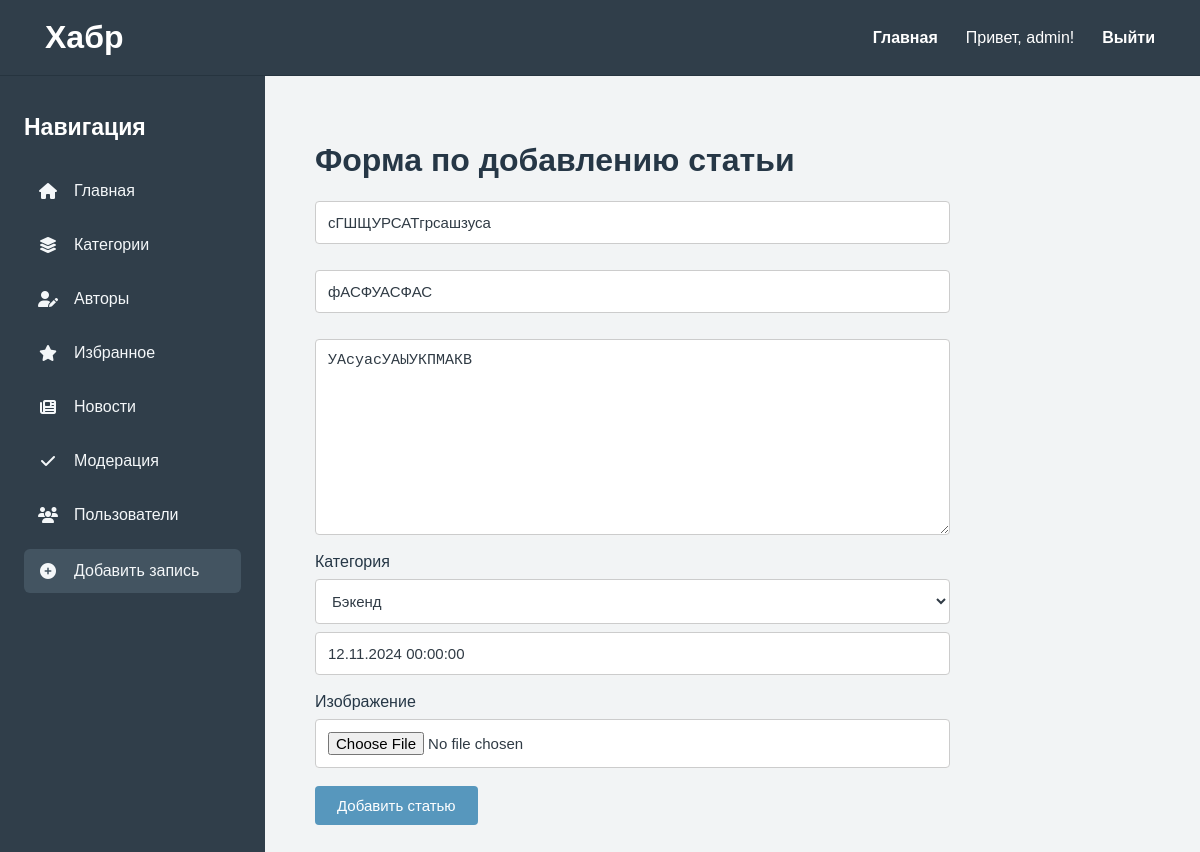
The page /news/17/update/ (signed in) on the database its author committed.
### news/models.py (models this page shows, shortened)
class News(models.Model):
    title = models.CharField("Название", max_length=100)
    anons = models.CharField("Название", max_length=250)
    full_text = models.TextField("Статья")
    data = models.DateTimeField("Дата публикации")
    category = models.ForeignKey(
        Category,
        on_delete=models.CASCADE,
        related_name="news",
        verbose_name="Категория",
    )
    author = models.ForeignKey(
        User, on_delete=models.CASCADE, related_name="news", null=True, blank=True
    )
    image = CloudinaryField("Изображение", blank=True, null=True)
    status = models.CharField(
        'Статус',
        max_length=20,
        choices=[
            ('pending', 'На проверке'),
            ('approved', 'Одобрено'),
            ('rejected', 'Отклонено'),
        ],
        default='pending'
    )
    class Meta:
        verbose_name = "Новость"
        verbose_name_plural = "Новости"

### news/views.py (the view)
# urls.py: path("<int:pk>/update/", views.NewsUpdateView.as_view(), name="news-update"),
class NewsUpdateView(UpdateView):
    model = News
    template_name = "news/create.html"
    form_class = NewsForm
    def dispatch(self, request, *args, **kwargs):
        if not request.user.is_authenticated:
            raise PermissionDenied
        self.object = self.get_object()
        is_admin = (
            request.user.is_superuser
            or request.user.groups.filter(name="Admin").exists()
        )
        is_author = self.object.author == request.user
        if not (is_admin or is_author):
            raise PermissionDenied
        return super().dispatch(request, *args, **kwargs)

### news/forms.py
class NewsForm(ModelForm):
    class Meta:
        model = News
        fields = ["title", "anons", "full_text", "category", "data", "image"]
        widgets = {
            "title": TextInput(
                attrs={"class": "form-control", "placeholder": "Название статьи"}
            ),
            "anons": TextInput(
                attrs={"class": "form-control", "placeholder": "Анонс статьи"}
            ),
            "data": DateTimeInput(
                attrs={"class": "form-control", "placeholder": "Дата публикации"}
            ),
            "full_text": Textarea(
                attrs={"class": "form-control", "placeholder": "Текст статьи"}
            ),
            "image": FileInput(attrs={"class": "form-control"}),
        }
    def __init__(self, *args, **kwargs):
        super().__init__(*args, **kwargs)
        self.fields["category"].empty_label = "Выберите категорию"

### news/models.py (called while the page is built)
    def __str__(self):
        return self.name

### news/templates/news/create.html (shortened to what this page needs)
{% extends 'main/../../../main/templates/layout.html' %}
{% block content %}
<div class="features">
    <h1>Форма по добавлению статьи</h1>
    <form method="post" enctype="multipart/form-data">
        {{ form.title }}<br>
        {{ form.anons }}<br>
        {{ form.full_text }}<br>
        <div class="form-group">
            <label for="{{ form.category.id_for_label }}">Категория</label>
            {{ form.category }}
        </div>
        {{ form.data }}<br>
        <div class="form-group">
            <label for="{{ form.image.id_for_label }}">Изображение</label>
            {{ form.image }}
                <br>
    <button class="btn btn-success" type="submit">
        Добавить статью
    </button>
        </form>
</div>
{% endblock %}

### main/templates/layout.html (shortened to what this page needs)
{% load static %}
<!DOCTYPE html>
<html lang="ru">
<head>
    <link rel="stylesheet" href="{% static 'main/css/main.css' %}?v=3">
    <link rel="stylesheet"
          href="https://cdnjs.cloudflare.com/ajax/libs/font-awesome/6.5.2/css/all.min.css">
</head>
<body>
<header>
    <a href="{% url 'index' %}" class="logo">Хабр</a>
    <div class="nav-links">
        <a href="{% url 'index' %}">Главная</a>
        {% if user.is_authenticated %}
            <span>Привет, {{ user.username }}!</span>
            <a href="{% url 'logout' %}">Выйти</a>
        {% else %}
            <a href="{% url 'login' %}">Войти</a>
            <a href="{% url 'register' %}">Регистрация</a>
        {% endif %}
    </div>
</header>
<div class="page">
    <aside>
        <h3>Навигация</h3>
        <ul>
            <li>
                <a href="{% url 'index' %}">
                    <i class="fa-solid fa-house"></i>
                    Главная
                </a>
            </li>
            <li>
                <a href="{% url 'categories' %}">
                    <i class="fa-solid fa-layer-group"></i>
                    Категории
                </a>
            </li>
            <li>
                <a href="{% url 'authors' %}">
                    <i class="fa-solid fa-user-pen"></i>
                    Авторы
                </a>
            </li>
            <li>
                <a href="{% url 'favorites' %}">
                    <i class="fa-solid fa-star"></i>
                    Избранное
                </a>
            </li>
            <li>
                <a href="{% url 'news' %}">
                    <i class="fa-solid fa-newspaper"></i>
                    Новости
                </a>
            </li>
            {% if user.is_superuser %}
                <li>
                    <a href="{% url 'moderation' %}">
                        <i class="fa-solid fa-check"></i>
                        Модерация
                    </a>
                </li>
            {% endif %}
            {% if user.is_superuser %}
                <li>
                    <a href="{% url 'users-management' %}">
                        <i class="fa-solid fa-users"></i>
                        Пользователи
                    </a>
                </li>
            {% endif %}
            <li>
                <a href="{% url 'create' %}" class="add-post-btn">
                    <i class="fas fa-plus-circle"></i>
                    Добавить запись
                </a>
            </li>
        </ul>
    </aside>
    <main class="main-content">
        {% block content %}
        {% endblock %}
    </main>
</div>
</body>
</html>

### main/static/main/css/main.css (style rules this page uses)
* { box-sizing: border-box; }
body { margin: 0; font-family: Arial, Helvetica, sans-serif; background: #f2f4f5; color: #263746; }
header { height: 76px; display: flex; align-items: center; justify-content: space-between; padding: 0 45px; background: #303e4a; border-bottom: 1px solid #26343f; }
.logo { color: white; text-decoration: none; font-size: 32px; font-weight: 700; transition: 0.2s; }
.nav-links { display: flex; align-items: center; gap: 28px; }
.nav-links a { color: white; text-decoration: none; font-size: 16px; font-weight: 600; transition: 0.2s; }
.nav-links span { color: white; font-size: 16px; }
.page { display: flex; min-height: calc(100vh - 76px); }
aside { width: 265px; flex-shrink: 0; padding: 38px 24px; background: #303e4a; }
aside h3 { margin: 0 0 28px; color: white; font-size: 23px; }
aside ul { list-style: none; padding: 0; margin: 0; }
aside li { margin-bottom: 10px; }
aside li a { display: flex; align-items: center; gap: 16px; padding: 13px 14px; color: #f4f7f9; text-decoration: none; border-radius: 6px; font-size: 16px; font-weight: 500; transition: 0.2s; }
aside li a i { width: 20px; text-align: center; }
.add-post-btn { background: #435461; margin-top: 12px; }
.main-content { flex: 1; min-width: 0; max-width: 1400px; margin: 0 auto; padding: 45px 50px; }
form { max-width: 635px; }
label { display: block; margin-bottom: 6px; font-size: 16px; }
input, textarea, select { display: block; width: 100%; padding: 12px; margin-top: 8px; color: #303b45; font-size: 15px; background: white; border: 1px solid #ccc; border-radius: 4px; }
button { padding: 11px 22px; color: white; background: #5797bd; border: none; border-radius: 4px; font-size: 15px; cursor: pointer; transition: 0.2s; }

### rows shown on the page
News: title "сГШЩУРСАТгрсашзуса", anons "фАСФУАСФАС", full_text "УАсуасУАЫУКПМАКВ", category "Бэкенд", data "12.11.2024 00:00:00"

### other values the page prints
{{ user.username }} "admin"
